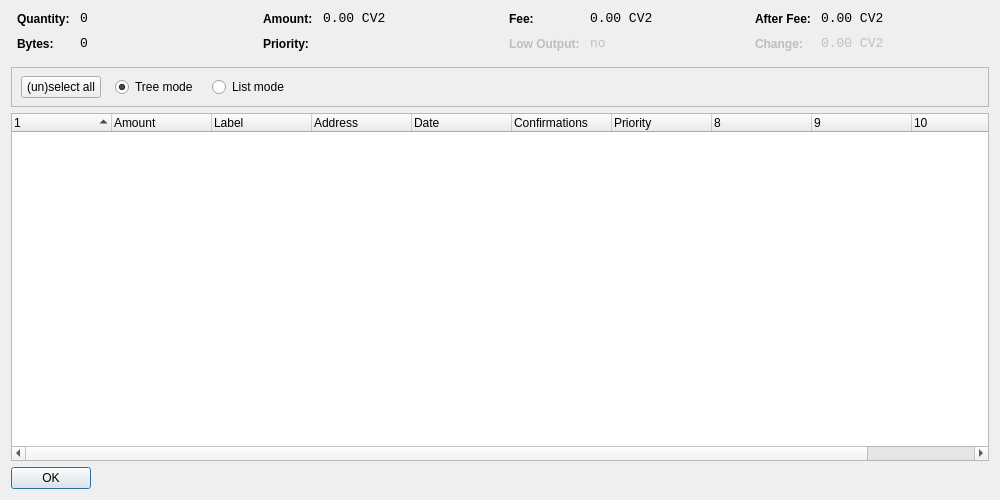
<?xml version="1.0" encoding="UTF-8"?>
<ui version="4.0">
 <class>CoinControlDialog</class>
 <widget class="QDialog" name="CoinControlDialog">
  <property name="geometry">
   <rect>
    <x>0</x>
    <y>0</y>
    <width>1000</width>
    <height>500</height>
   </rect>
  </property>
  <property name="windowTitle">
   <string>Coin Control</string>
  </property>
  <layout class="QVBoxLayout" name="verticalLayout">
   <item>
    <layout class="QHBoxLayout" name="horizontalLayoutTop" stretch="0,0,0,0">
     <property name="topMargin">
      <number>0</number>
     </property>
     <property name="bottomMargin">
      <number>10</number>
     </property>
     <item>
      <layout class="QFormLayout" name="formLayoutCoinControl1">
       <property name="horizontalSpacing">
        <number>10</number>
       </property>
       <property name="verticalSpacing">
        <number>10</number>
       </property>
       <property name="leftMargin">
        <number>6</number>
       </property>
       <property name="rightMargin">
        <number>6</number>
       </property>
       <item row="0" column="0">
        <widget class="QLabel" name="labelCoinControlQuantityText">
         <property name="styleSheet">
          <string notr="true">font-weight:bold;</string>
         </property>
         <property name="text">
          <string>Quantity:</string>
         </property>
        </widget>
       </item>
       <item row="0" column="1">
        <widget class="QLabel" name="labelCoinControlQuantity">
         <property name="font">
          <font>
           <family>Monospace</family>
           <pointsize>10</pointsize>
          </font>
         </property>
         <property name="cursor">
          <cursorShape>IBeamCursor</cursorShape>
         </property>
         <property name="contextMenuPolicy">
          <enum>Qt::ActionsContextMenu</enum>
         </property>
         <property name="text">
          <string>0</string>
         </property>
         <property name="textInteractionFlags">
          <set>Qt::LinksAccessibleByMouse|Qt::TextSelectableByKeyboard|Qt::TextSelectableByMouse</set>
         </property>
        </widget>
       </item>
       <item row="1" column="0">
        <widget class="QLabel" name="labelCoinControlBytesText">
         <property name="styleSheet">
          <string notr="true">font-weight:bold;</string>
         </property>
         <property name="text">
          <string>Bytes:</string>
         </property>
        </widget>
       </item>
       <item row="1" column="1">
        <widget class="QLabel" name="labelCoinControlBytes">
         <property name="font">
          <font>
           <family>Monospace</family>
           <pointsize>10</pointsize>
          </font>
         </property>
         <property name="cursor">
          <cursorShape>IBeamCursor</cursorShape>
         </property>
         <property name="contextMenuPolicy">
          <enum>Qt::ActionsContextMenu</enum>
         </property>
         <property name="text">
          <string>0</string>
         </property>
         <property name="textInteractionFlags">
          <set>Qt::LinksAccessibleByMouse|Qt::TextSelectableByKeyboard|Qt::TextSelectableByMouse</set>
         </property>
        </widget>
       </item>
      </layout>
     </item>
     <item>
      <layout class="QFormLayout" name="formLayoutCoinControl2">
       <property name="horizontalSpacing">
        <number>10</number>
       </property>
       <property name="verticalSpacing">
        <number>10</number>
       </property>
       <property name="leftMargin">
        <number>6</number>
       </property>
       <property name="rightMargin">
        <number>6</number>
       </property>
       <item row="0" column="0">
        <widget class="QLabel" name="labelCoinControlAmountText">
         <property name="styleSheet">
          <string notr="true">font-weight:bold;</string>
         </property>
         <property name="text">
          <string>Amount:</string>
         </property>
        </widget>
       </item>
       <item row="0" column="1">
        <widget class="QLabel" name="labelCoinControlAmount">
         <property name="font">
          <font>
           <family>Monospace</family>
           <pointsize>10</pointsize>
          </font>
         </property>
         <property name="cursor">
          <cursorShape>IBeamCursor</cursorShape>
         </property>
         <property name="contextMenuPolicy">
          <enum>Qt::ActionsContextMenu</enum>
         </property>
         <property name="text">
          <string>0.00 CV2</string>
         </property>
         <property name="textInteractionFlags">
          <set>Qt::LinksAccessibleByMouse|Qt::TextSelectableByKeyboard|Qt::TextSelectableByMouse</set>
         </property>
        </widget>
       </item>
       <item row="1" column="0">
        <widget class="QLabel" name="labelCoinControlPriorityText">
         <property name="styleSheet">
          <string notr="true">font-weight:bold;</string>
         </property>
         <property name="text">
          <string>Priority:</string>
         </property>
        </widget>
       </item>
       <item row="1" column="1">
        <widget class="QLabel" name="labelCoinControlPriority">
         <property name="font">
          <font>
           <family>Monospace</family>
           <pointsize>10</pointsize>
          </font>
         </property>
         <property name="cursor">
          <cursorShape>IBeamCursor</cursorShape>
         </property>
         <property name="contextMenuPolicy">
          <enum>Qt::ActionsContextMenu</enum>
         </property>
         <property name="text">
          <string/>
         </property>
         <property name="textInteractionFlags">
          <set>Qt::LinksAccessibleByMouse|Qt::TextSelectableByKeyboard|Qt::TextSelectableByMouse</set>
         </property>
        </widget>
       </item>
      </layout>
     </item>
     <item>
      <layout class="QFormLayout" name="formLayoutCoinControl3">
       <property name="horizontalSpacing">
        <number>10</number>
       </property>
       <property name="verticalSpacing">
        <number>10</number>
       </property>
       <property name="leftMargin">
        <number>6</number>
       </property>
       <property name="rightMargin">
        <number>6</number>
       </property>
       <item row="0" column="0">
        <widget class="QLabel" name="labelCoinControlFeeText">
         <property name="styleSheet">
          <string notr="true">font-weight:bold;</string>
         </property>
         <property name="text">
          <string>Fee:</string>
         </property>
        </widget>
       </item>
       <item row="0" column="1">
        <widget class="QLabel" name="labelCoinControlFee">
         <property name="font">
          <font>
           <family>Monospace</family>
           <pointsize>10</pointsize>
          </font>
         </property>
         <property name="cursor">
          <cursorShape>IBeamCursor</cursorShape>
         </property>
         <property name="contextMenuPolicy">
          <enum>Qt::ActionsContextMenu</enum>
         </property>
         <property name="text">
          <string>0.00 CV2</string>
         </property>
         <property name="textInteractionFlags">
          <set>Qt::LinksAccessibleByMouse|Qt::TextSelectableByKeyboard|Qt::TextSelectableByMouse</set>
         </property>
        </widget>
       </item>
       <item row="1" column="0">
        <widget class="QLabel" name="labelCoinControlLowOutputText">
         <property name="enabled">
          <bool>false</bool>
         </property>
         <property name="styleSheet">
          <string notr="true">font-weight:bold;</string>
         </property>
         <property name="text">
          <string>Low Output:</string>
         </property>
        </widget>
       </item>
       <item row="1" column="1">
        <widget class="QLabel" name="labelCoinControlLowOutput">
         <property name="enabled">
          <bool>false</bool>
         </property>
         <property name="font">
          <font>
           <family>Monospace</family>
           <pointsize>10</pointsize>
          </font>
         </property>
         <property name="cursor">
          <cursorShape>IBeamCursor</cursorShape>
         </property>
         <property name="contextMenuPolicy">
          <enum>Qt::ActionsContextMenu</enum>
         </property>
         <property name="text">
          <string>no</string>
         </property>
         <property name="textInteractionFlags">
          <set>Qt::LinksAccessibleByMouse|Qt::TextSelectableByKeyboard|Qt::TextSelectableByMouse</set>
         </property>
        </widget>
       </item>
      </layout>
     </item>
     <item>
      <layout class="QFormLayout" name="formLayoutCoinControl4">
       <property name="horizontalSpacing">
        <number>10</number>
       </property>
       <property name="verticalSpacing">
        <number>10</number>
       </property>
       <property name="leftMargin">
        <number>6</number>
       </property>
       <property name="rightMargin">
        <number>6</number>
       </property>
       <item row="0" column="0">
        <widget class="QLabel" name="labelCoinControlAfterFeeText">
         <property name="styleSheet">
          <string notr="true">font-weight:bold;</string>
         </property>
         <property name="text">
          <string>After Fee:</string>
         </property>
        </widget>
       </item>
       <item row="0" column="1">
        <widget class="QLabel" name="labelCoinControlAfterFee">
         <property name="font">
          <font>
           <family>Monospace</family>
           <pointsize>10</pointsize>
          </font>
         </property>
         <property name="cursor">
          <cursorShape>IBeamCursor</cursorShape>
         </property>
         <property name="contextMenuPolicy">
          <enum>Qt::ActionsContextMenu</enum>
         </property>
         <property name="text">
          <string>0.00 CV2</string>
         </property>
         <property name="textInteractionFlags">
          <set>Qt::LinksAccessibleByMouse|Qt::TextSelectableByKeyboard|Qt::TextSelectableByMouse</set>
         </property>
        </widget>
       </item>
       <item row="1" column="0">
        <widget class="QLabel" name="labelCoinControlChangeText">
         <property name="enabled">
          <bool>false</bool>
         </property>
         <property name="styleSheet">
          <string notr="true">font-weight:bold;</string>
         </property>
         <property name="text">
          <string>Change:</string>
         </property>
        </widget>
       </item>
       <item row="1" column="1">
        <widget class="QLabel" name="labelCoinControlChange">
         <property name="enabled">
          <bool>false</bool>
         </property>
         <property name="font">
          <font>
           <family>Monospace</family>
           <pointsize>10</pointsize>
          </font>
         </property>
         <property name="cursor">
          <cursorShape>IBeamCursor</cursorShape>
         </property>
         <property name="contextMenuPolicy">
          <enum>Qt::ActionsContextMenu</enum>
         </property>
         <property name="text">
          <string>0.00 CV2</string>
         </property>
         <property name="textInteractionFlags">
          <set>Qt::LinksAccessibleByMouse|Qt::TextSelectableByKeyboard|Qt::TextSelectableByMouse</set>
         </property>
        </widget>
       </item>
      </layout>
     </item>
    </layout>
   </item>
   <item>
    <widget class="QFrame" name="frame">
     <property name="minimumSize">
      <size>
       <width>0</width>
       <height>40</height>
      </size>
     </property>
     <property name="frameShape">
      <enum>QFrame::StyledPanel</enum>
     </property>
     <property name="frameShadow">
      <enum>QFrame::Sunken</enum>
     </property>
     <widget class="QWidget" name="horizontalLayoutWidget">
      <property name="geometry">
       <rect>
        <x>10</x>
        <y>0</y>
        <width>781</width>
        <height>41</height>
       </rect>
      </property>
      <layout class="QHBoxLayout" name="horizontalLayoutPanel" stretch="0,0,0,0,0">
       <property name="spacing">
        <number>14</number>
       </property>
       <item>
        <widget class="QPushButton" name="pushButtonSelectAll">
         <property name="sizePolicy">
          <sizepolicy hsizetype="Maximum" vsizetype="Fixed">
           <horstretch>0</horstretch>
           <verstretch>0</verstretch>
          </sizepolicy>
         </property>
         <property name="text">
          <string>(un)select all</string>
         </property>
        </widget>
       </item>
       <item>
        <widget class="QRadioButton" name="radioTreeMode">
         <property name="sizePolicy">
          <sizepolicy hsizetype="Maximum" vsizetype="Fixed">
           <horstretch>0</horstretch>
           <verstretch>0</verstretch>
          </sizepolicy>
         </property>
         <property name="text">
          <string>Tree mode</string>
         </property>
         <property name="checked">
          <bool>true</bool>
         </property>
        </widget>
       </item>
       <item>
        <widget class="QRadioButton" name="radioListMode">
         <property name="sizePolicy">
          <sizepolicy hsizetype="Maximum" vsizetype="Fixed">
           <horstretch>0</horstretch>
           <verstretch>0</verstretch>
          </sizepolicy>
         </property>
         <property name="text">
          <string>List mode</string>
         </property>
        </widget>
       </item>
       <item>
        <spacer name="horizontalSpacer">
         <property name="orientation">
          <enum>Qt::Horizontal</enum>
         </property>
         <property name="sizeHint" stdset="0">
          <size>
           <width>40</width>
           <height>20</height>
          </size>
         </property>
        </spacer>
       </item>
      </layout>
     </widget>
    </widget>
   </item>
   <item>
    <widget class="CoinControlTreeWidget" name="treeWidget">
     <property name="contextMenuPolicy">
      <enum>Qt::CustomContextMenu</enum>
     </property>
     <property name="sortingEnabled">
      <bool>false</bool>
     </property>
     <property name="columnCount">
      <number>11</number>
     </property>
     <attribute name="headerShowSortIndicator" stdset="0">
      <bool>true</bool>
     </attribute>
     <attribute name="headerStretchLastSection">
      <bool>false</bool>
     </attribute>
     <column>
      <property name="text">
       <string/>
      </property>
     </column>
     <column>
      <property name="text">
       <string>Amount</string>
      </property>
     </column>
     <column>
      <property name="text">
       <string>Label</string>
      </property>
     </column>
     <column>
      <property name="text">
       <string>Address</string>
      </property>
     </column>
     <column>
      <property name="text">
       <string>Date</string>
      </property>
     </column>
     <column>
      <property name="text">
       <string>Confirmations</string>
      </property>
      <property name="toolTip">
       <string>Confirmed</string>
      </property>
     </column>
     <column>
      <property name="text">
       <string>Priority</string>
      </property>
     </column>
     <column>
      <property name="text">
       <string/>
      </property>
     </column>
     <column>
      <property name="text">
       <string/>
      </property>
     </column>
     <column>
      <property name="text">
       <string/>
      </property>
     </column>
     <column>
      <property name="text">
       <string/>
      </property>
     </column>
    </widget>
   </item>
   <item>
    <widget class="QDialogButtonBox" name="buttonBox">
     <property name="sizePolicy">
      <sizepolicy hsizetype="Maximum" vsizetype="Fixed">
       <horstretch>0</horstretch>
       <verstretch>0</verstretch>
      </sizepolicy>
     </property>
     <property name="orientation">
      <enum>Qt::Horizontal</enum>
     </property>
     <property name="standardButtons">
      <set>QDialogButtonBox::Ok</set>
     </property>
    </widget>
   </item>
  </layout>
 </widget>
 <customwidgets>
  <customwidget>
   <class>CoinControlTreeWidget</class>
   <extends>QTreeWidget</extends>
   <header>coincontroltreewidget.h</header>
  </customwidget>
 </customwidgets>
 <resources/>
 <connections/>
</ui>
